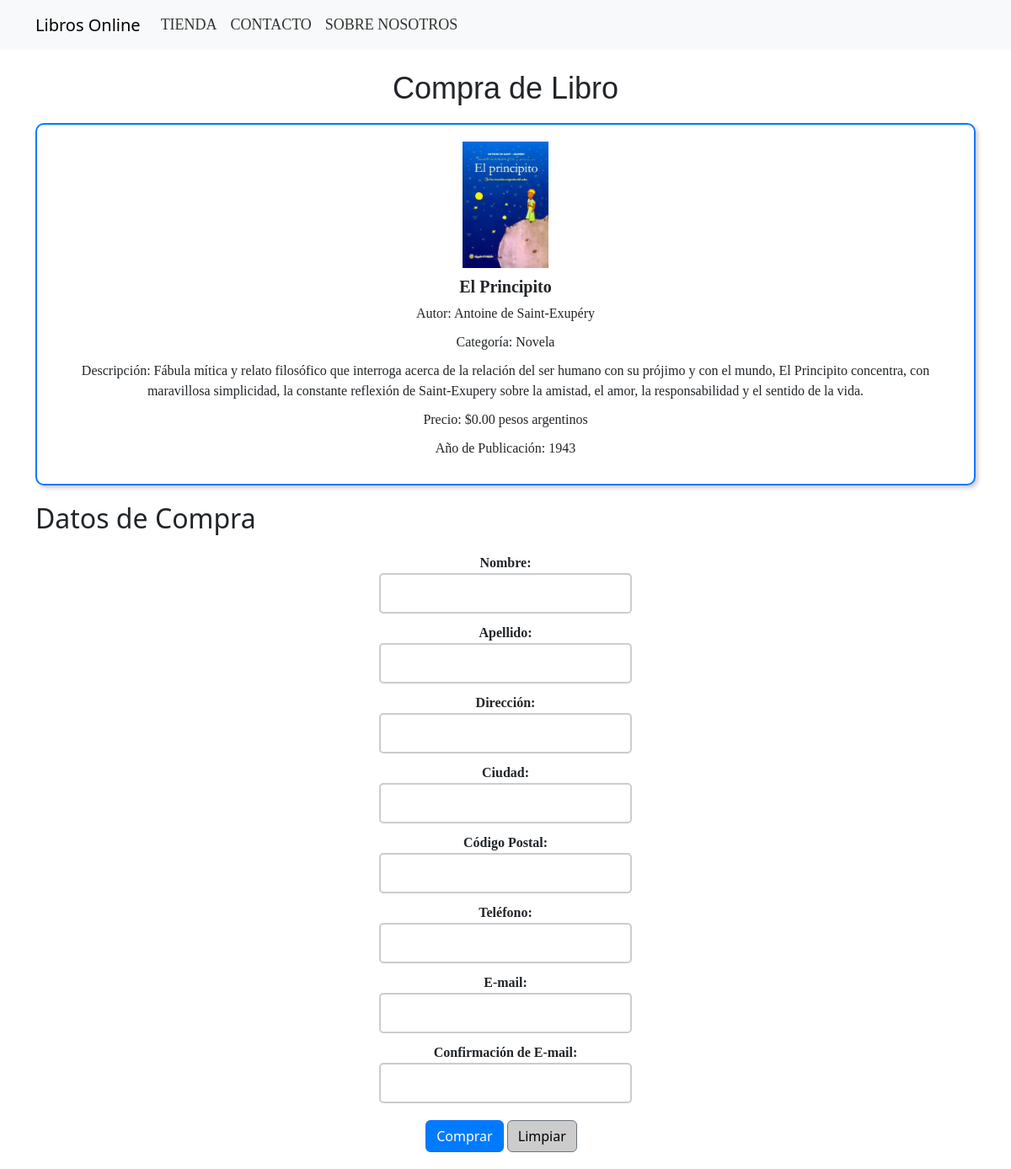
/compra.php?book_id=1, run on the app's committed database.
### tables this page shows
CREATE TABLE `libros` (
  `id` int(11) NOT NULL,
  `titulo` varchar(255) NOT NULL,
  `autor_id` int(11) NOT NULL,
  `descripcion` text NOT NULL,
  `categoria_id` int(11) NOT NULL,
  `precio` decimal(10,2) NOT NULL,
  `fecha_publicacion` int(4) DEFAULT NULL,
  `portada` varchar(255) NOT NULL
);

CREATE TABLE `autor` (
  `id` int(11) NOT NULL,
  `nombre` varchar(255) NOT NULL,
  `apellido` varchar(255) NOT NULL
);

CREATE TABLE `categorias` (
  `id` int(11) NOT NULL,
  `nombre` varchar(255) NOT NULL
);

### compra.php (the view, shortened to what this page needs)
<?php
include "db_conexion.php";
try {
    $conn = new PDO("mysql:host=localhost;dbname=tienda_libros_online_db", "root", "");
    $conn->setAttribute(PDO::ATTR_ERRMODE, PDO::ERRMODE_EXCEPTION);
} catch (PDOException $e) {
    echo "Error de conexión a la base de datos: " . $e->getMessage();
}
$bookId = isset($_GET['book_id']) ? $_GET['book_id'] : null;
$query = "SELECT libros.titulo, libros.descripcion, libros.precio, libros.fecha_publicacion, libros.portada, autor.nombre AS autor_nombre, autor.apellido AS autor_apellido, categorias.nombre AS categoria_nombre
          FROM libros
          INNER JOIN autor ON libros.autor_id = autor.id
          INNER JOIN categorias ON libros.categoria_id = categorias.id
          WHERE libros.id = :book_id";
$stmt = $conn->prepare($query);
$stmt->bindParam(':book_id', $bookId, PDO::PARAM_INT);
$stmt->execute();
$libro_comprado = $stmt->fetch(PDO::FETCH_ASSOC);
?>
<!DOCTYPE html>
<html lang="es">
<head>
<link href="https://cdn.jsdelivr.net/npm/bootstrap@5.3.2/dist/css/bootstrap.min.css" rel="stylesheet">
<link href="css/estilos-compra.css" rel="stylesheet">
</head>
<body>
    <nav class="navbar navbar-expand-lg navbar-light bg-light">
        <div class="container">
            <a class="navbar-brand" href="index.php">Libros Online</a>
            <div class="collapse navbar-collapse" id="navbarSupportedContent">
                <ul class="navbar-nav me-auto mb-2 mb-lg-0">
                    <li class="nav-item">
                        <a class="nav-link active" aria-current="page" href="index.php">Tienda</a>
                    </li>
                    <li class="nav-item">
                        <a class="nav-link" href="contacto.php">Contacto</a>
                    </li>
                    <li class="nav-item">
                        <a class="nav-link" href="sobre-nosotros.php">Sobre Nosotros</a>
                    </li>
                </ul>
            </div>
        </div>
    </nav>
    <div class="container mt-4">
    <h1>Compra de Libro</h1>
    <div class="text-center book-info">
        <img src="archivos/cover/<?= $libro_comprado['portada'] ?>" alt="Portada" style="max-height: 150px">
        <h2><?= $libro_comprado['titulo'] ?></h2>
        <p>Autor: <?= $libro_comprado['autor_nombre'] . ' ' . $libro_comprado['autor_apellido'] ?></p>
        <p>Categoría: <?= $libro_comprado['categoria_nombre'] ?></p>
        <p>Descripción: <?= $libro_comprado['descripcion'] ?></p>
        <p>Precio: $<?= number_format($_SESSION['book_price'], 2) ?> pesos argentinos</p>
        <p>Año de Publicación: <?= $libro_comprado['fecha_publicacion'] ?></p>
    </div>
    <h2>Datos de Compra</h2>
    <form method="post">
        <div class="form-group">
            <label for="nombre">Nombre:</label>
            <input type="text" class="form-control" id="nombre" name="nombre" required>
        </div>
        <div class="form-group">
            <label for="apellido">Apellido:</label>
            <input type="text" class="form-control" id="apellido" name="apellido" required>
        </div>
        <div class="form-group">
            <label for="direccion">Dirección:</label>
            <input type="text" class="form-control" id="direccion" name="direccion" required>
        </div>
        <div class="form-group">
            <label for="ciudad">Ciudad:</label>
            <input type="text" class="form-control" id="ciudad" name="ciudad" required>
        </div>
        <div class="form-group">
            <label for="codigo_postal">Código Postal:</label>
            <input type="text" class="form-control" id="codigo_postal" name="codigo_postal" required pattern="[0-9]{4}">
        </div>
        <div class="form-group">
            <label for="telefono">Teléfono:</label>
            <input type="tel" class="form-control" id="telefono" name="telefono" required pattern="[0-9]{10,}">
        </div>
        <div class="form-group">
            <label for="email">E-mail:</label>
            <input type="email" class="form-control" id="email" name="email"       required>
            </div>
            <div class="form-group">
                <label for="email_confirmation">Confirmación de E-mail:</label>
                <input type="email" class="form-control" id="email_confirmation" name="email_confirmation" required>
            </div>
            <div class="text-center">
                <button type="submit" class="btn btn-primary">Comprar</button>
                <button type="reset" class="btn btn-secondary">Limpiar</button>
            </div>
        </form>
    </div>
</body>
</html>

### css/estilos-compra.css (style rules this page uses)
.navbar-light .navbar-nav .nav-link { font-size: 18px; font-family: 'Arial, Helvetica, sans-serif'; text-transform: uppercase; transition: color 0.3s ease-in-out; color: #333; }
.form-group { max-width: 300px; margin: 0 auto; }
form { text-align: center; margin: 20px auto; }
.btn-secondary { background-color: #ccc; color: #000; margin-right: 10px; transition: background-color 0.3s; }
.btn-primary { background-color: #007bff; color: #fff; transition: background-color 0.3s; }
h1 { text-align: center; font-family: 'Arial', sans-serif; font-size: 36px; margin-top: 20px; }
.book-info { border: 2px solid #007bff; border-radius: 10px; padding: 20px; margin: 20px 0; box-shadow: 3px 3px 5px 0 rgba(0, 0, 0, 0.2); transition: transform 0.2s; }
.form-control { border: 2px solid #ccc; border-radius: 5px; font-family: 'Arial', sans-serif; font-size: 16px; padding: 10px; margin-bottom: 10px; transition: border 0.3s; }
.btn { margin-top: 10px; }
.book-info h2 { font-family: 'Arial, sans-serif'; font-size: 20px; font-weight: bold; margin-top: 10px; }
.book-info p { font-family: 'Arial, sans-serif'; font-size: 16px; margin-bottom: 10px; }
.form-group label { font-family: 'Arial, sans-serif'; font-weight: bold; font-size: 16px; }
.form-group input { font-family: 'Arial, sans-serif'; font-size: 16px; border: 2px solid #ccc; border-radius: 5px; padding: 10px; margin-bottom: 10px; transition: border 0.3s; }

### data on the page
libros: portada (picture), titulo "El Principito", autor.nombre "Antoine", autor.apellido "de Saint-Exupéry", categoria.nombre "Novela", descripcion "Fábula mítica y relato filosófico que interroga acerca de la relación del ser humano con su prójimo y con el mundo, El Principito concentra, con maravillosa simplicidad, la constante reflexión de Saint-Exupery sobre la amistad, el amor, la responsabilidad y el sentido de la vida.", fecha_publicacion "1943"

### other printed values
$_SESSION['book_price'] "0.00"
